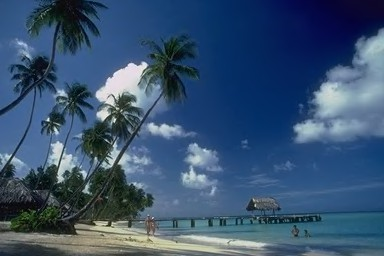
%> input picture Test images/001.jpg, 384 x 256 px
$ octave Main.m   (GNU Octave 9; MATLAB toolbox functions it lacks are replaced by stand-ins)
%> lines starting %> are read from the running program, lines starting %| are printed output that depends on the picture
warning off;        % Stop all the warning messages
close all;          % Close all the extra MATLAB windows
clear all;          % Clear all the workspace variables
clc;                % Clear the command window
Start=cputime;     % setting the start time to cpu time

% Read the Input Image

    [ImageName]=uigetfile('*.jpg;*.tif','Choose the Cover Image');
%> the answer given: ../Test images/001.jpg
    % Read the Image
    x=imread(strcat(ImageName));
%> x is the input picture: size 256x384x3 uint8; mean R, G, B 56.5, 82.8, 112.6
    G=x(:,:,2); %Medium Intensity Layer Green
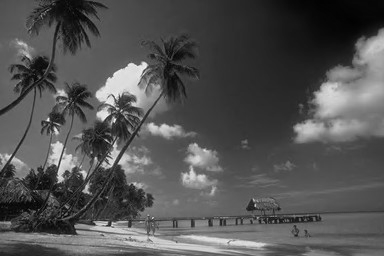
%> G: size 256x384 uint8; min 0, max 246, mean 82.8
    B=x(:,:,3);%Low intensity Layer Blue
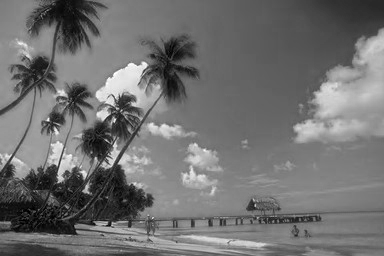
%> B: size 256x384 uint8; min 0, max 255, mean 112.6
    Gd=double(G);
    Bd=double(B);
    CoverImage=double(x);                 % converting to double format
    CoverImage=CoverImage(:,:,1); %High Intensity Layer Red
%> CoverImage: size 256x384 double
    figure,imshow(x);                       % Show the cover image
    title('Cover Image');                   % giving the image a title
    k=2;% set the gain factor for Image watermarking
    % determine size of Cover  image
    Mc=size(CoverImage,1);	%Height
%> Mc = 256
    Nc=size(CoverImage,2);	%Width
%> Nc = 384
    Len1=length(CoverImage)
%> Len1 = 384

     [ImageNames]=uigetfile('*.bmp;*.jpg','Pick a Secret Image');
%> the answer given: ../Test images/002.jpg
    % Read the Image
    y1=imread(strcat(ImageNames));
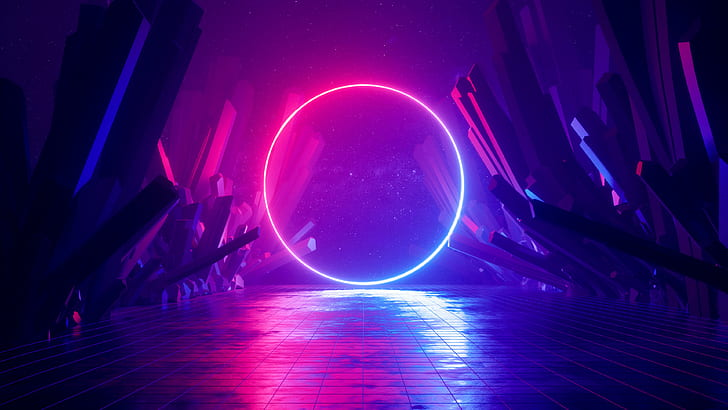
%> input picture Test images/002.jpg, 728 x 410 px
%> y1 is the input picture: size 410x728x3 uint8; mean R, G, B 66.9, 15.3, 119.1
    y=y1(:,:,1);                            % Extracting the first layer
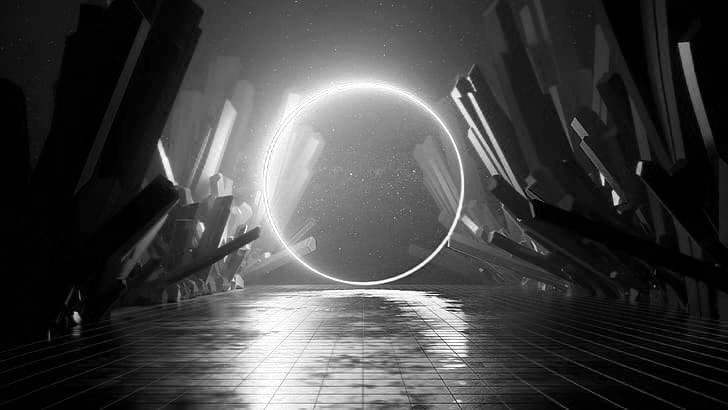
%> y: size 410x728 uint8; min 0, max 255, mean 66.9
    ToHide=double(y);                      % Convert to double class
    figure,imshow(y);                       % Show image
    title('Secret Image');                  % Giving a title
    Mm=size(ToHide,1);	                        %Height
%> Mm = 410
    Nm=size(ToHide,2);	                        %Width
%> Nm = 728
    Vector=round(reshape(ToHide,Mm*Nm,1)./256);    % getting the ToHide in 0s nd 1s in a column vector
    disp('THE SECRET IMAGE IS CHOOSEN');
    Len2=length(y);
%> Len2 = 728

% [4 lines of commented-out code are left out]

     [ImageName]=uigetfile('*.bmp','Pick the Key');
%> the answer given: ../Test images/002.jpg
    % Read the Image
    KeySequence=imread(strcat(ImageName));
    key=double(KeySequence)./256;
    figure,imshow(KeySequence);                       % show the key sequence in the image format
    rand('state',length(key));              % key length is used for double precision
    disp('THE KEY IS ENTERED');


%     Frequency Transformation using 3 level DWT

    [cA1,cH1,cV1,cD1] = dwt2(CoverImage,'haar');%computes the approximation
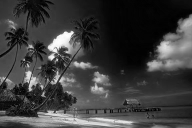
%> cA1: size 128x192 double; min 0, max 467.5, mean 113; drawn with min black and max white
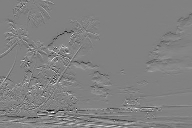
%> cH1: size 128x192 double; min -125.5, max 121, mean -0.2; drawn with min black and max white
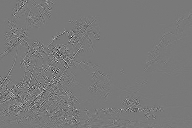
%> cD1: size 128x192 double; min -68.5, max 75, mean 0; drawn with min black and max white
    %coefficients matrix CA1 and details coefficients matrices
    % CH1, CV1, CD1, obtained by a wavelet decomposition of the
    %input matrix CoverImage
    figure,subplot(2,2,1);              % Show the output of DWT in subplots
    imshow(cA1,[]);
    title('Approximated Image');
    subplot(2,2,2);imshow(cH1,[]);
    title('Horizontal Image');
    subplot(2,2,3);imshow(cV1,[]);
    title('Vertical Image');
    subplot(2,2,4);imshow(cD1,[]);
    title('Diagonal Image');
    disp('3 Level Wavelet Transform ');

%> (the run ends here)
